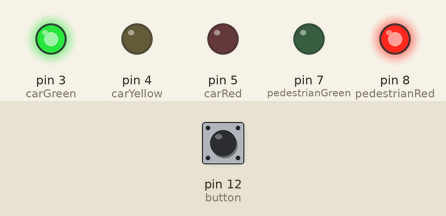
A sketch run on a simulated Arduino Uno, built with avr-gcc and run on an emulated ATmega328P. Shown: output pins drawn as LEDs (lit = HIGH). Dashed ring = blinking. The test bench sets the inputs (shaded band); at power-on: pin 12 (button) LOW.

Above: at 1.2 s.
1.3 s: pin 12 (button) pulled HIGH for 0.15 s
At 4.4 s:
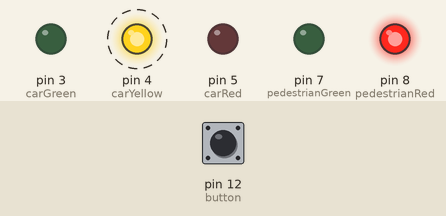
At 7.4 s:
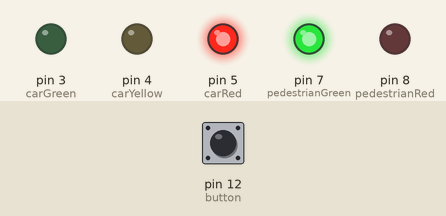
Timing chart, 0 to 17.2 s (numbered marks = the images above; inputs shaded):
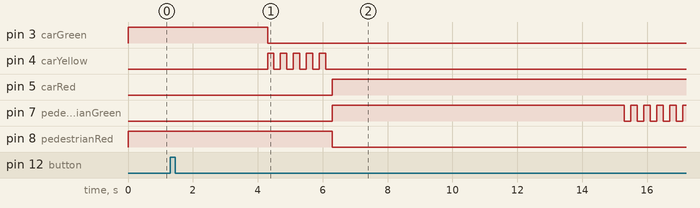

Measured:
- after the input at 1.3 s, pin 3 (carGreen): HIGH → LOW after 3.0 s instead of 8.7 s; pin 5 (carRed): LOW → HIGH after 5.0 s instead of 10.7 s; pin 7 (pedestrianGreen): LOW → HIGH after 5.0 s, then repeats every 0.40 s: LOW 0.20 s, HIGH 0.20 s; pin 8 (pedestrianRed): HIGH → LOW after 5.0 s

The sketch:

trafficLights2.ino
```cpp
const int button = 12;
const int carGreen = 3;
const int carYellow = 4;
const int carRed = 5;
const int pedestrianGreen = 7;
const int pedestrianRed = 8;
const long interval = 10000;
int buttonState;
int lastButtonState;
unsigned long previousMillis = 0;
int currentCarLight;
boolean pedestrianGo;

void setup() {
  pinMode(button, INPUT);
  pinMode(carGreen, OUTPUT);
  pinMode(carYellow, OUTPUT);
  pinMode(carRed, OUTPUT);
  pinMode(pedestrianGreen, OUTPUT);
  pinMode(pedestrianRed,OUTPUT);

  digitalWrite(carGreen,HIGH);
  currentCarLight = carGreen;
  digitalWrite(pedestrianRed,HIGH);

  buttonState = LOW;
  lastButtonState = LOW;
  pedestrianGo = false;

}

void pedestrianChange(void){
  digitalWrite(pedestrianRed,LOW);
  digitalWrite(pedestrianGreen,HIGH);
  delay(9000);
   for(int i = 0; i < 5 ; i++){
    digitalWrite(pedestrianGreen,LOW);
    delay(200);
    digitalWrite(pedestrianGreen,HIGH);
    delay(200);
  }
  digitalWrite(pedestrianGreen,LOW);

  digitalWrite(pedestrianRed,HIGH);
}

void changeCarLight(int light){
  if(light == carGreen){
    digitalWrite(carGreen,LOW);
    blinkYellow();
    digitalWrite(carRed,HIGH);
    currentCarLight = carRed;
  }else if(light == carRed){
    digitalWrite(carRed,LOW);
    digitalWrite(carGreen,HIGH);
    currentCarLight = carGreen;
    previousMillis = millis();
  }
}
void blinkYellow(){
  for(int i = 0; i < 5; i++){
     digitalWrite(carYellow,HIGH);
     delay(200);
     digitalWrite(carYellow,LOW);
     delay(200);
  }
}


void loop() {
  unsigned long currentMillis = millis();

  if(currentMillis - previousMillis >= interval){
    previousMillis = currentMillis;
    changeCarLight(currentCarLight);
  }
  buttonState = digitalRead(button);
  if(buttonState != lastButtonState){
    if(buttonState == HIGH){
      pedestrianGo = true;

    }
  }
  if(pedestrianGo && currentCarLight == carGreen){
       delay(3000);
       changeCarLight(currentCarLight);
       pedestrianChange();
       changeCarLight(currentCarLight);
      pedestrianGo = false;
  }
  lastButtonState = buttonState;
}
```
